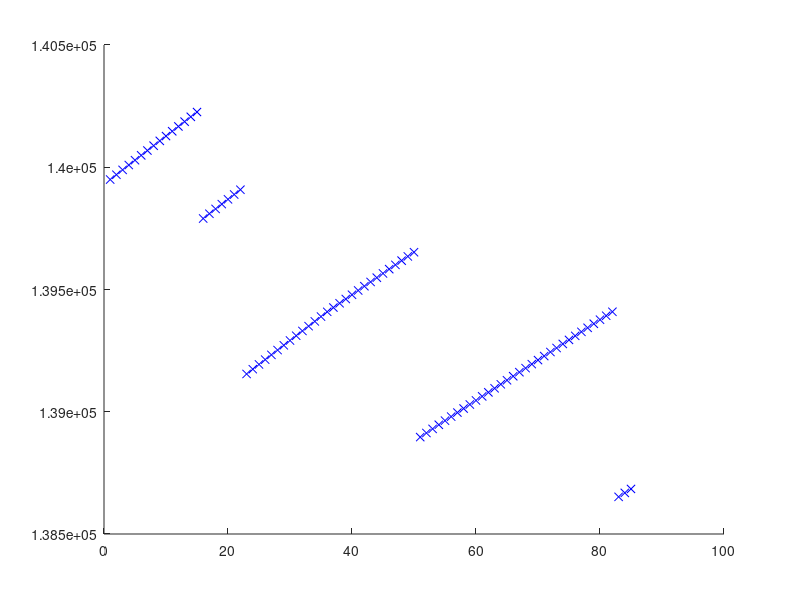

MATLAB code to generate this figure:
%%
daily_rate = 1.0529^(1/365) - 1;
balance = 139930.00;
offset = 0;
tot_interest = 0;
figure;
change_balance = zeros(85, 1);
change_offset = zeros(85, 1);

%%%
 change_balance(16) = -455.19;
 change_balance(23) = -773.11;
 change_balance(51) = -773.11;
 change_balance(83) = -773.11;
%%%
 change_offset(9) = 837;
 change_offset(35) = 50;
 change_offset(37) = 15000;
 change_offset(48) = 1000;
 change_offset(49) = 1000;
 change_offset(51) = 1000;
 change_offset(52) = 1000;
 change_offset(56) = 2000;
 change_offset(62) = 450;
 change_offset(81) = 2000;
%%%

for i = 1:85
    balance = balance + change_balance(i);
    offset = offset + change_offset(i);
    interest = (balance - offset) * daily_rate;
    tot_interest = tot_interest + interest;
    balance = balance + interest;
    hold on;
    plot(i, balance, 'bx');
    %plot(i, offset, 'rx');
end
